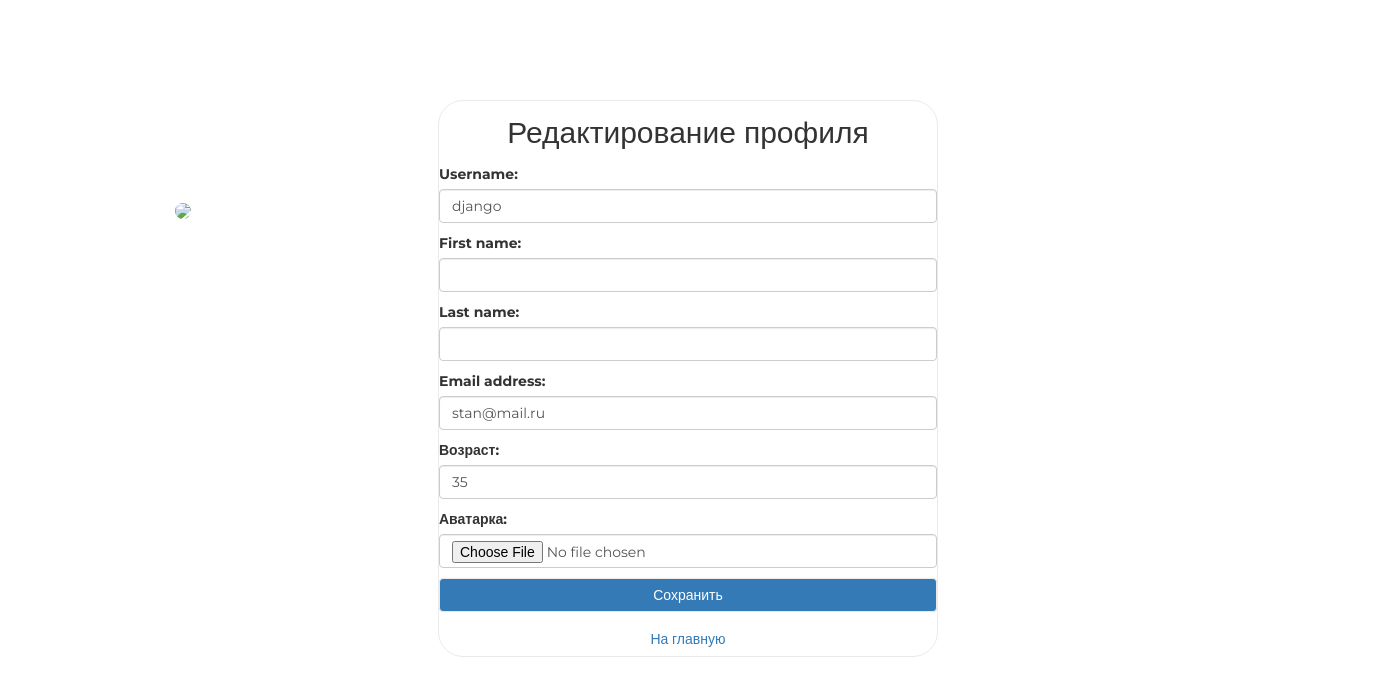
Screenshot of /auth/edit/ (signed in) with the database file from the repository.
### authapp/models.py (models this page shows)
class ShopUser(AbstractUser):
    avatar = models.ImageField(upload_to='users', blank=True, verbose_name='Аватарка')
    age = models.PositiveSmallIntegerField(verbose_name='Возраст')

### authapp/views.py (the view)
# urls.py: path('edit/', edit, name='edit'),
def edit(request):
    if request.method == 'POST':
        edit_form = ShopUserEditForm(request.POST, request.FILES, instance=request.user)
        if edit_form.is_valid():
            edit_form.save()
            return HttpResponseRedirect(reverse('authapp:edit'))
    else:
        edit_form = ShopUserEditForm(instance=request.user)
    context = {
        'form': edit_form,
        'title': 'Редактирование профиля'
    }
    return render(request, 'authapp/edit.html', context)

### authapp/forms.py (shortened to what this page needs)
class ShopUserEditForm(UserChangeForm):
    class Meta:
        model = ShopUser
        fields = ('username', 'first_name','last_name','email','age','avatar','password')
    def __init__(self, *args, **kwargs):
        super().__init__(*args, **kwargs)
        for field_name, field in self.fields.items():
            field.widget.attrs['class'] = 'form-control'
            field.help_text = ''
            if field_name == 'password':
                field.widget = forms.HiddenInput()

### authapp/templates/authapp/edit.html (shortened to what this page needs)
{% extends 'authapp/base.html' %}
{% block content %}
    <form class="form-horizontal" method="post" action="{% url 'authapp:edit' %}"
          enctype="multipart/form-data">
        {{ form.as_p }}
        <button class="btn btn-primary" type="submit">Сохранить</button>
    </form>
    <a class="btn btn-link" href="{% url 'index' %}" style="width: 100%">На главную</a>
    <div class="user_avatar">
    <img src="/media{{ user.avatar }}"/>
    </div>
{% endblock %}

### static/css/style.css (style rules this page uses)
* { margin: 0; padding: 0; }
body { font-family: 'Montserrat', sans-serif; }
html, body { height: 100%; }
.login button { border: 1px solid #eaeaea; margin-bottom: 10px; text-decoration: none; display: block; width: 100%; }
.login form { margin-bottom: 10px; }
.login div.user_avatar { position: fixed; left: 175px; top: 200px; }
.user_avatar img { width: 300px; border-radius: 25px; }

### rows the page displays
ShopUser: username "django", email "stan@mail.ru", age "35"

### other values shown
{{ title }} "Редактирование профиля"
